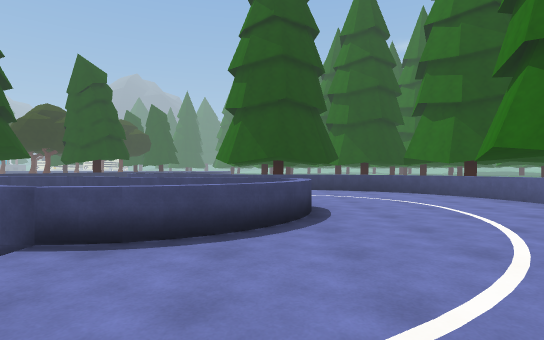
view 1 (above)

16 first-person views from a walk through a Unity game level. The camera is 1.3 m above the floor, looks level and sees 80° across. The floor is counted in squares, 2 m on a side. Each view is taken from the middle of a square. On the plan, view 1 faces up. The plan holds only what a view shows up to about 10 squares ahead; the rest is blank. The place goes on beyond the plan. The player is left out. Some animated figures are left out.

view 2
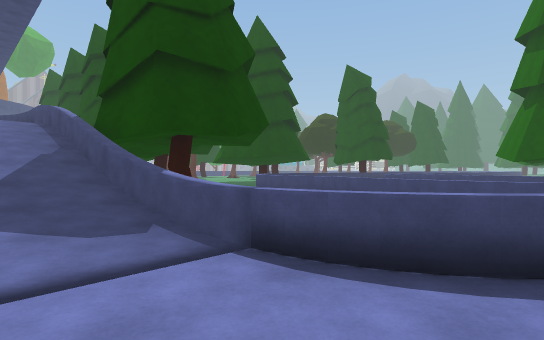

view 3
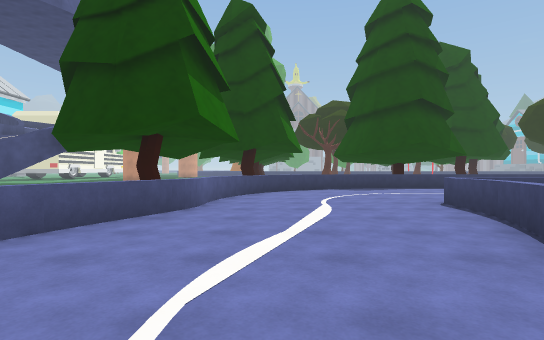

view 4
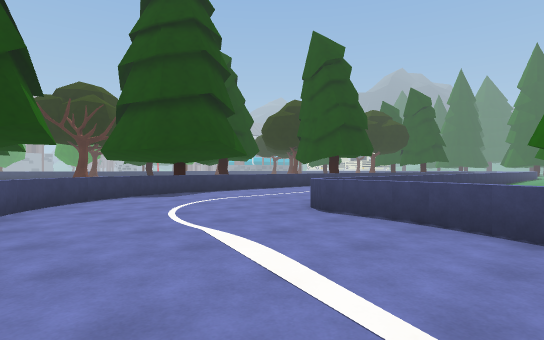

view 5
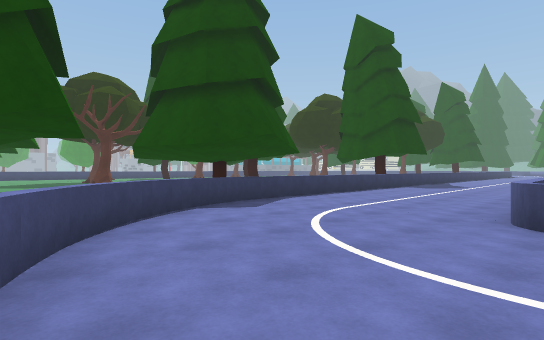

view 6
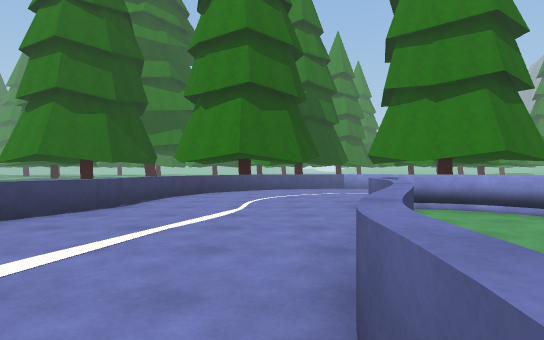

view 7
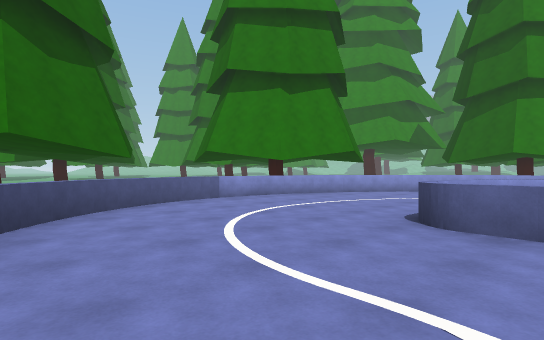

view 8
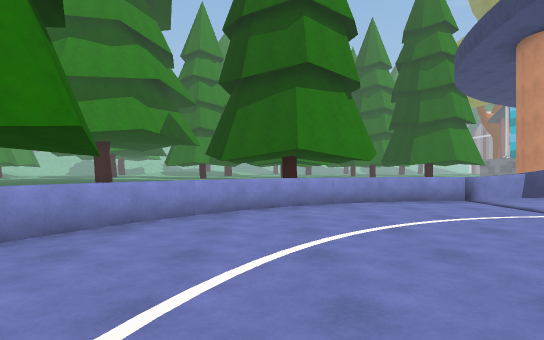

view 9
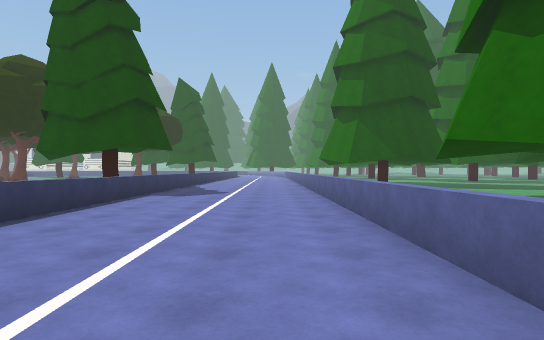

view 10
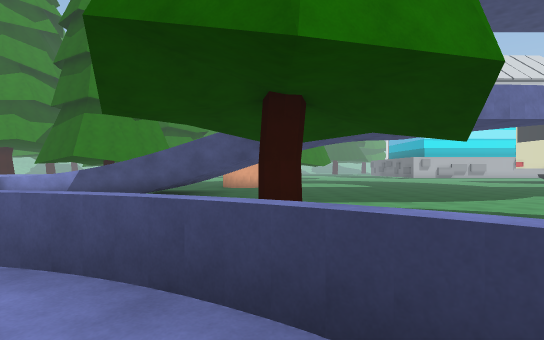

view 11
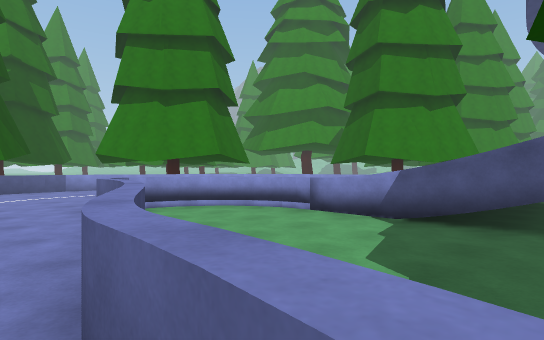

view 12
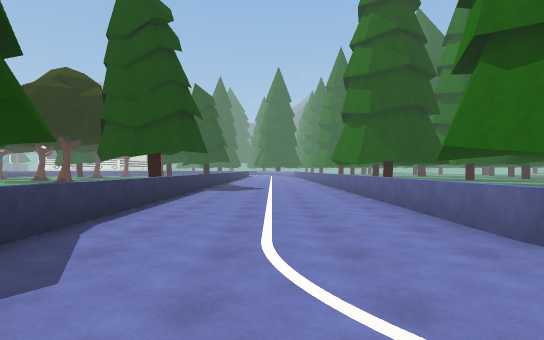

view 13
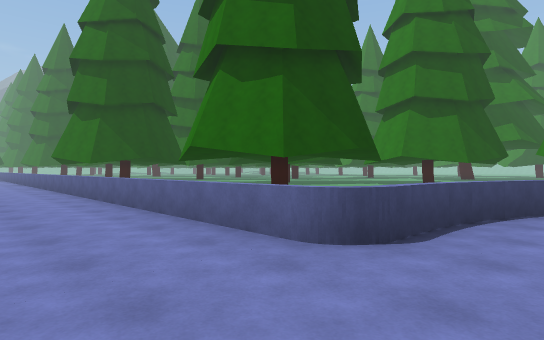

view 14
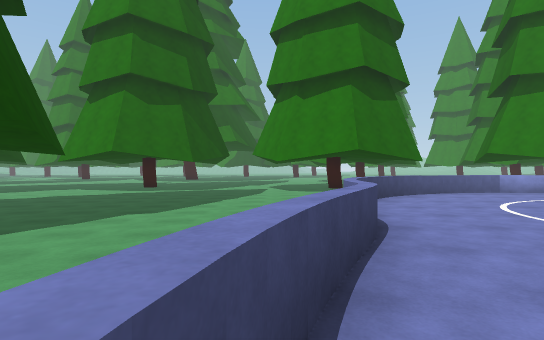

view 15
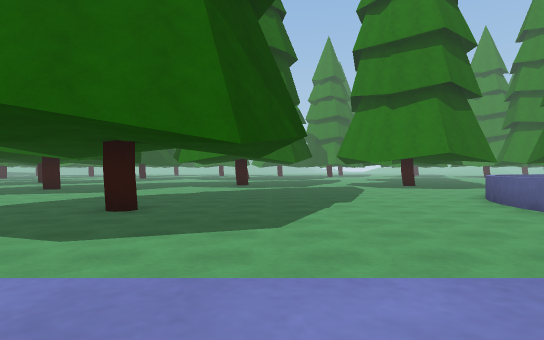

view 16
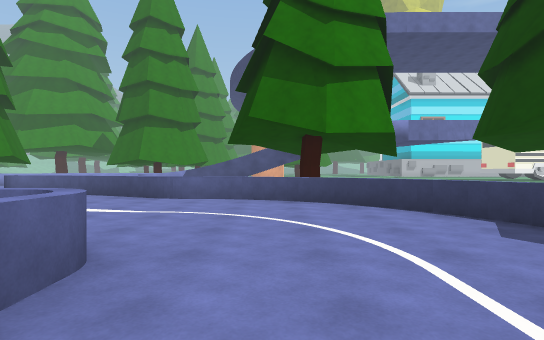

### Floor plan
Key: @ floor where view 1 was taken; # wall or solid block; . main floor; - floor 0.25 m lower than the main floor; / step, stairs or slope; = window, fence, low wall or low ledge; ^ raised ledge; T tree.
Columns run from 13 left of view 1 to 6 right of it. Each row starts with its distance up from view 1.
 22    .....
 21    .....=    -----
 20    .....=  -------
 19    .....= ---TT-----
 18    .....=-----------
 17    .....=-----------
 16    .....=-----------
 15    .....=-----------
 14    .....=-----------
 13    .....==----------
 12    .......==--------
 11    =........====--
 10    =............==
  9     =............=
  8  T   ==...........=
  7 TT     =-==.......=
  6 T  # T ----===.....
  5    T #T------=.....
  4  --T #T------=....=
  3 ==^^^T^^^^^^=.....=
  2      =////........=
  1         //.......=
  0            ..@..=
 -1           ....==
 -2          =====

Where each view was taken, in squares from view 1:
view 1: 0 up, 0 right, facing up
view 2: 1 up, 0 right, facing up-left
view 3: 9 up, 1 right, facing left
view 4: 8 up, 2 left, facing up-left
view 5: 8 up, 5 left, facing up-left
view 6: 8 up, 6 left, facing right
view 7: 10 up, 1 left, facing down-right
view 8: 5 up, 2 right, facing down
view 9: 12 up, 7 left, facing up
view 10: 10 up, 8 left, facing down
view 11: 8 up, 6 left, facing down-right
view 12: 10 up, 8 left, facing up
view 13: 11 up, 8 left, facing up-right
view 14: 12 up, 4 left, facing right
view 15: 16 up, 6 left, facing right
view 16: 15 up, 7 left, facing down
